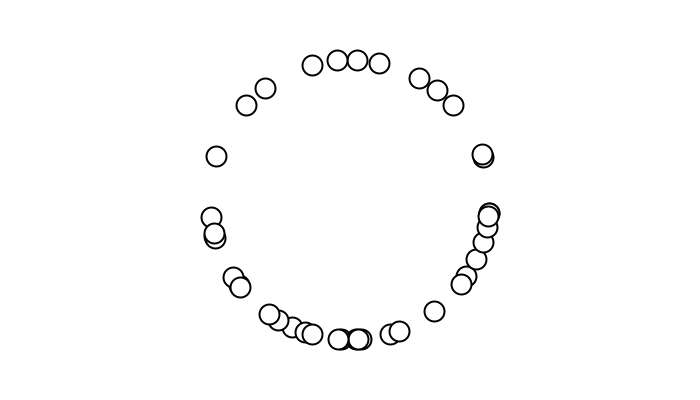
Frame 1 (no input)
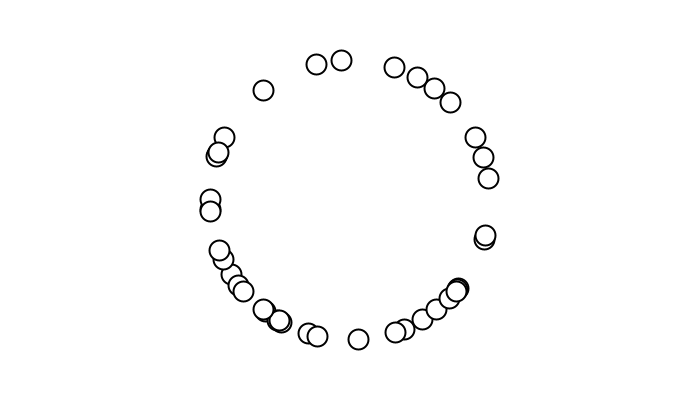
Frame 60 (the mouse pressed at the canvas centre just before this capture)
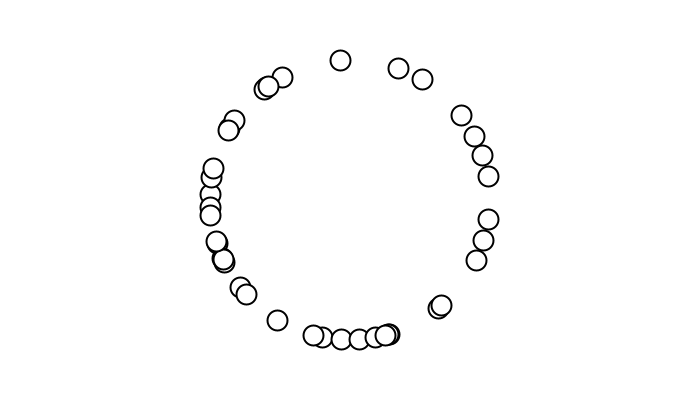
Frame 120 (the mouse held since frame 60 and released just before this capture)

The Processing sketch that drew these frames (run headless with seeded random() and noise(); from frame 60 on, the mouse is pressed at the canvas centre):

// Processing sketch: enhanced_for
// ── enhanced_for.pde
Thingy[] things = new Thingy[40];

void setup() {
  size(700, 400);
  smooth();
  strokeWeight(2);
  
  for (int i = 0; i < things.length; i++) {
    things[i] = new Thingy();
  }
}

void draw() {
  background(255);

  ////////////////
  for(Thingy t : things) {
    t.update();
    t.display();
  }
  ////////////////

}

class Thingy {
  PVector location, center;
  float distance, angle;
  
  Thingy() {
    location = new PVector(0, 0);
    center = new PVector(width/2, height/2);
    distance = 140;
    angle = random(TWO_PI);
  }
  
  void update() {
    location.x = center.x + distance * cos(angle);
    location.y = center.y + distance * sin(angle);
    angle += 0.01;
  }
  
  void display() {
    ellipse(location.x, location.y, 20, 20);
  }
}
